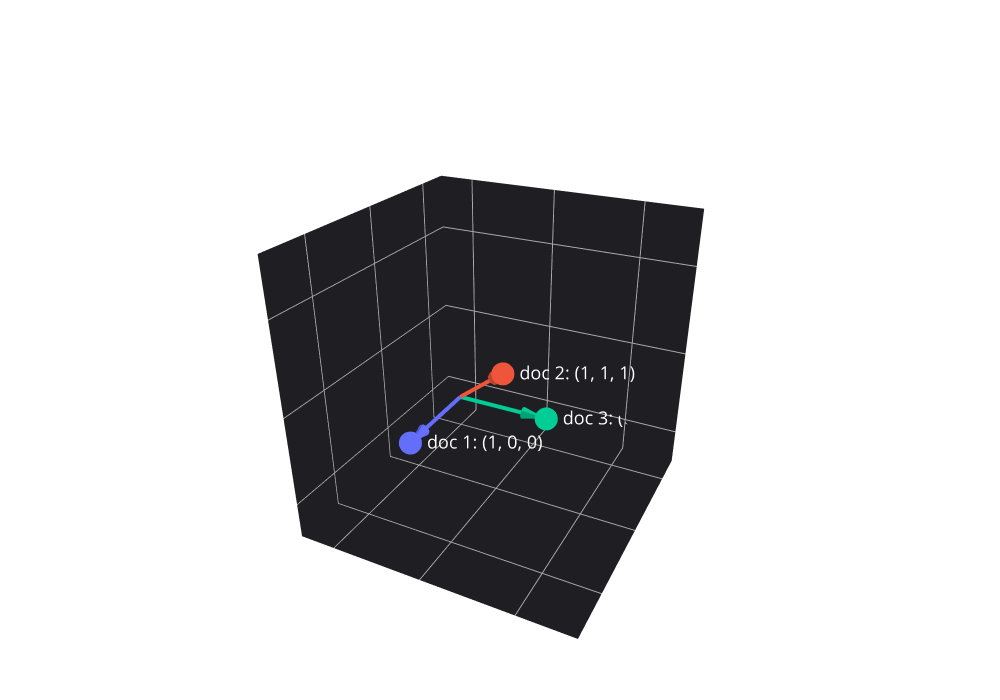

The notebook cell this image was saved under:
### Markdown cell above
##### Tokenization and Vector Representation

Tokenization transforms documents into a list of tokens

<img src="doge_coin.png" alt="Doge Coin" width="400"/>

**Tokenized Document:** [*"Dogecoin", "is", "the", "people's", "crypto"*]

Much like the sample space of a random variable, we still need a quantitative way to understand this document

Let's create a table, the columns will be the words we observe and the rows will be documents, each entry is the number of times we see the word in a document

**This is called a Document-Term Matrix**
 
  Suppose we have tokenized documents
- doc 1: [*"Dogecoin", "is", "the", "people's", "crypto"*]
- doc 2: [*"NVDA", "stock", "and", "DOGE", "crypto", "are", "good", "buy"*]
- doc 3: [*"AAPL", "stock", "is", "good"*]
 
If we only consider the tokens "buy", "stock", and "crypto", our document-term matrix is:

|           | buy | stock | crypto |
|-----------|:---:|:-----:|:------:|
| doc 1     |  0  |   0   |   1    |
| doc 2     |  1  |   1   |   1    |
| doc 3     |  0  |   1   |   0    |

 In this matrix, rows represent documents and columns are the tokens from the documents.

 Typically Doc-Term matrices have *many* columns (words) and rows (documents).  The matrix is typically *very sparse* leading to different efficient ways to analyze it and compress information in terms of dimensionality reduction prior to downstream analysis and modeling, for now though, I will digress.

 ###### ______________________________________________________________________________________________________________________________________

##### Let's Visualize the Documents in 3D: (crypto, stock, buy)

### Code cell
import numpy as np
import plotly.graph_objects as go

# Raw vectors
raw_vectors = np.array([
    [1, 0, 0],   # doc 1
    [1, 1, 1],   # doc 2
    [0, 1, 0],   # doc 3
])

# Normalize for display
norms = np.linalg.norm(raw_vectors, axis=1)
vectors = np.array([v / norms.max() for v in raw_vectors])

labels = [
    "doc 1: (1, 0, 0)",
    "doc 2: (1, 1, 1)",
    "doc 3: (0, 1, 0)"
]

colors = ['#636EFA', '#EF553B', '#00CC96']

fig = go.Figure()

# Arrowhead size
cone_len = 0.15

for v, label, color in zip(vectors, labels, colors):
    # Normalize direction
    direction = v / np.linalg.norm(v)

    # Tip and base of arrowhead
    tip = v
    cone_base = tip - direction * cone_len

    # Shaft (line)
    fig.add_trace(go.Scatter3d(
        x=[0, cone_base[0]],
        y=[0, cone_base[1]],
        z=[0, cone_base[2]],
        mode="lines",
        line=dict(color=color, width=8),
        showlegend=False
    ))

    # Arrowhead (Cone)
    fig.add_trace(go.Cone(
        x=[cone_base[0]],
        y=[cone_base[1]],
        z=[cone_base[2]],
        u=[direction[0]],
        v=[direction[1]],
        w=[direction[2]],
        sizemode="absolute",
        sizeref=cone_len,
        anchor="tail",
        colorscale=[[0, color], [1, color]],
        showscale=False,
        hoverinfo="text",
        hovertext=[label],
        opacity=1.0
    ))

    # Tip marker + label
    fig.add_trace(go.Scatter3d(
        x=[tip[0]], y=[tip[1]], z=[tip[2]],
        mode="markers+text",
        marker=dict(size=8, color=color),
        text=[label],
        textposition="middle right",
        showlegend=False
    ))

# Camera zoom-out
fig.update_layout(
    title="Documents Visualized in 3D Word Space",
    width=1000, height=700,
    paper_bgcolor="rgba(0,0,0,0)",
    plot_bgcolor="rgba(0,0,0,0)",
    font=dict(color="white", size=18),
    scene=dict(
        bgcolor="rgba(0,0,0,0)",
        xaxis=dict(
            title="Crypto",
            showbackground=True,
            backgroundcolor="rgb(30,30,35)",
            gridcolor="darkgray",
            zerolinecolor="darkgray",
            showticklabels=False  # remove tick values, keep gridlines
            # No tickvals specified!
        ),
        yaxis=dict(
            title="Stock",
            showbackground=True,
            backgroundcolor="rgb(30,30,35)",
            gridcolor="darkgray",
            zerolinecolor="darkgray",
            showticklabels=False  # remove tick values, keep gridlines
            # No tickvals specified!
        ),
        zaxis=dict(
            title="Buy",
            showbackground=True,
            backgroundcolor="rgb(30,30,35)",
            gridcolor="darkgray",
            zerolinecolor="darkgray",
            showticklabels=False  # remove tick values, keep gridlines
            # No tickvals specified!
        ),
        xaxis_range=[-0.2, 1.3],
        yaxis_range=[-0.2, 1.3],
        zaxis_range=[-0.2, 1.3],
        camera=dict(
            eye=dict(x=2, y=1, z=1.2)  # zoomed out
        )
    ),
    margin=dict(l=10, r=10, b=10, t=60)
)

fig.show()

### Figure 1 — Plotly figure (JSON) as saved in the notebook; plotly's stock layout.template omitted (floating-point values rounded to 4 significant figures)
{"data": [{"line": {"color": "#636EFA", "width": 8}, "mode": "lines", "showlegend": false, "type": "scatter3d", "x": [0, 0.4274], "y": [0, 0], "z": [0, 0]}, {"anchor": "tail", "colorscale": [[0, "#636EFA"], [1, "#636EFA"]], "hoverinfo": "text", "hovertext": ["doc 1: (1, 0, 0)"], "opacity": 1, "showscale": false, "sizemode": "absolute", "sizeref": 0.15, "type": "cone", "u": [1], "v": [0], "w": [0], "x": [0.4274], "y": [0], "z": [0]}, {"marker": {"color": "#636EFA", "size": 8}, "mode": "markers+text", "showlegend": false, "text": ["doc 1: (1, 0, 0)"], "textposition": "middle right", "type": "scatter3d", "x": [0.5774], "y": [0], "z": [0]}, {"line": {"color": "#EF553B", "width": 8}, "mode": "lines", "showlegend": false, "type": "scatter3d", "x": [0, 0.4907], "y": [0, 0.4907], "z": [0, 0.4907]}, {"anchor": "tail", "colorscale": [[0, "#EF553B"], [1, "#EF553B"]], "hoverinfo": "text", "hovertext": ["doc 2: (1, 1, 1)"], "opacity": 1, "showscale": false, "sizemode": "absolute", "sizeref": 0.15, "type": "cone", "u": [0.5774], "v": [0.5774], "w": [0.5774], "x": [0.4907], "y": [0.4907], "z": [0.4907]}, {"marker": {"color": "#EF553B", "size": 8}, "mode": "markers+text", "showlegend": false, "text": ["doc 2: (1, 1, 1)"], "textposition": "middle right", "type": "scatter3d", "x": [0.5774], "y": [0.5774], "z": [0.5774]}, {"line": {"color": "#00CC96", "width": 8}, "mode": "lines", "showlegend": false, "type": "scatter3d", "x": [0, 0], "y": [0, 0.4274], "z": [0, 0]}, {"anchor": "tail", "colorscale": [[0, "#00CC96"], [1, "#00CC96"]], "hoverinfo": "text", "hovertext": ["doc 3: (0, 1, 0)"], "opacity": 1, "showscale": false, "sizemode": "absolute", "sizeref": 0.15, "type": "cone", "u": [0], "v": [1], "w": [0], "x": [0], "y": [0.4274], "z": [0]}, {"marker": {"color": "#00CC96", "size": 8}, "mode": "markers+text", "showlegend": false, "text": ["doc 3: (0, 1, 0)"], "textposition": "middle right", "type": "scatter3d", "x": [0], "y": [0.5774], "z": [0]}], "layout": {"font": {"color": "white", "size": 18}, "height": 700, "margin": {"b": 10, "l": 10, "r": 10, "t": 60}, "paper_bgcolor": "rgba(0,0,0,0)", "plot_bgcolor": "rgba(0,0,0,0)", "scene": {"bgcolor": "rgba(0,0,0,0)", "camera": {"eye": {"x": 2, "y": 1, "z": 1.2}}, "xaxis": {"backgroundcolor": "rgb(30,30,35)", "gridcolor": "darkgray", "range": [-0.2, 1.3], "showbackground": true, "showticklabels": false, "title": {"text": "Crypto"}, "zerolinecolor": "darkgray"}, "yaxis": {"backgroundcolor": "rgb(30,30,35)", "gridcolor": "darkgray", "range": [-0.2, 1.3], "showbackground": true, "showticklabels": false, "title": {"text": "Stock"}, "zerolinecolor": "darkgray"}, "zaxis": {"backgroundcolor": "rgb(30,30,35)", "gridcolor": "darkgray", "range": [-0.2, 1.3], "showbackground": true, "showticklabels": false, "title": {"text": "Buy"}, "zerolinecolor": "darkgray"}}, "title": {"text": "Documents Visualized in 3D Word Space"}, "width": 1000}}
